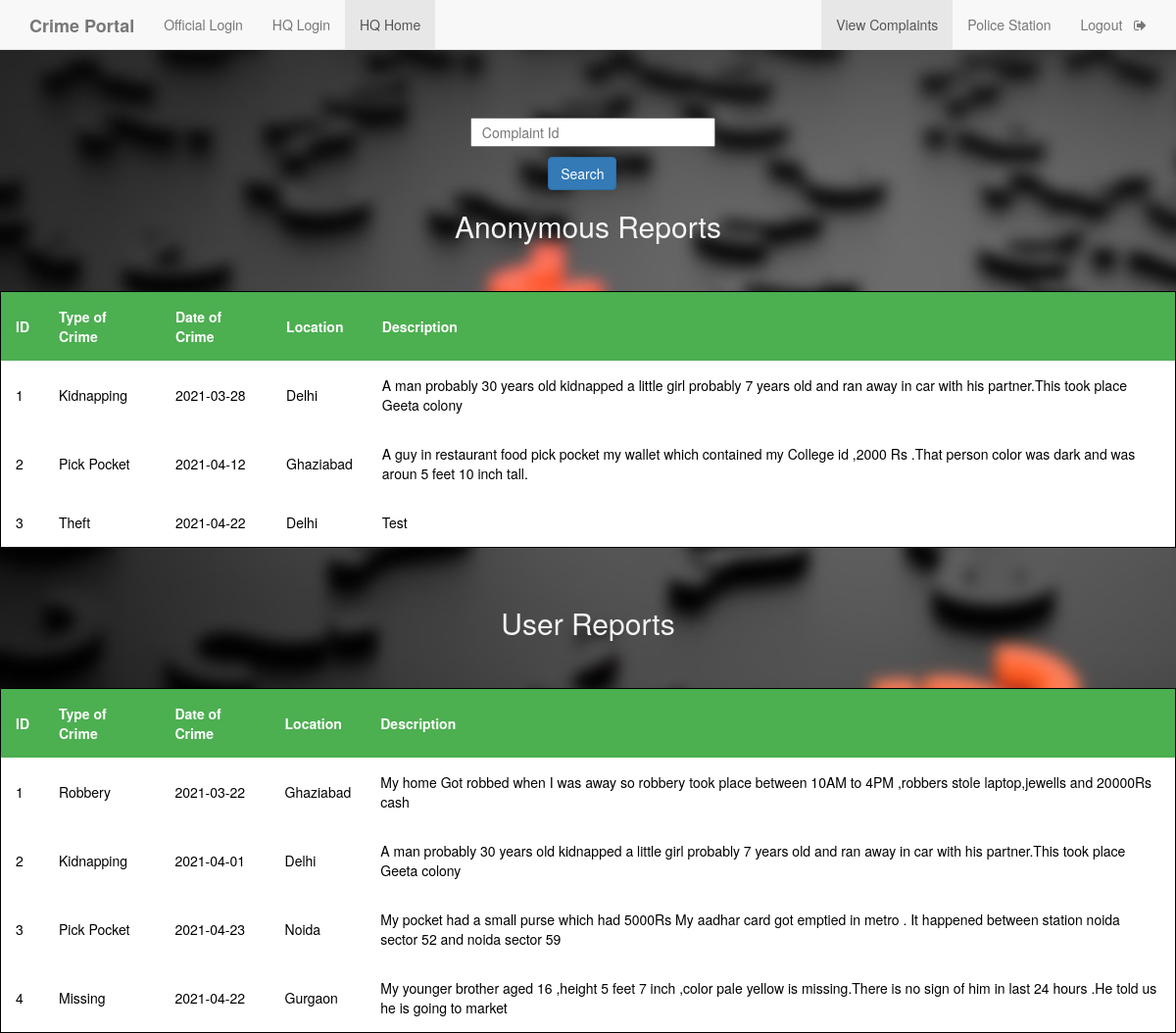
The app's page /headHome.php (signed in) with its own data.
### tables this page shows
CREATE TABLE `anonymous` (
  `a_id` bigint(255) UNSIGNED NOT NULL,
  `Location` varchar(128) NOT NULL,
  `Crime Type` varchar(11) NOT NULL,
  `Date of Crime` varchar(11) NOT NULL,
  `Witnessed The Crime` text NOT NULL,
  `Description` text NOT NULL,
  `Contact` varchar(128) NOT NULL
);

CREATE TABLE `complaint` (
  `c_id` int(11) NOT NULL,
  `a_no` bigint(12) NOT NULL,
  `location` varchar(50) NOT NULL,
  `type_crime` varchar(50) NOT NULL,
  `d_o_c` date NOT NULL,
  `description` varchar(7000) NOT NULL,
  `inc_status` varchar(50) DEFAULT 'Unassigned',
  `pol_status` varchar(50) DEFAULT 'null',
  `p_id` varchar(50) DEFAULT 'Null'
);

### headHome.php (the view, shortened to what this page needs)
<!DOCTYPE html>
<html>
<head>
<?php
    require 'connect.php';
?>
	<link rel="stylesheet" type="text/css" href="https://maxcdn.bootstrapcdn.com/bootstrap/3.3.5/css/bootstrap.min.css">
	<link rel="stylesheet" type="text/css" href="https://maxcdn.bootstrapcdn.com/font-awesome/4.4.0/css/font-awesome.min.css">
</head>
<body style="background-image: url(search1.jpeg); ">
	<nav  class="navbar navbar-default navbar-fixed-top">
  <div class="container">
    <div class="navbar-header">
      <a class="navbar-brand" href="index.php"><b>Crime Portal</b></a>
    </div>
    <div id="navbar" class="collapse navbar-collapse">
      <ul class="nav navbar-nav">
        <li ><a href="official_login.php">Official Login</a></li>
        <li ><a href="headlogin.php">HQ Login</a></li>
        <li class="active"><a href="headHome.php">HQ Home</a></li>
      </ul>
      <ul class="nav navbar-nav navbar-right">
        <li class="active" ><a href="headHome.php">View Complaints</a></li>
        <li ><a href="head_view_police_station.php">Police Station</a></li>
        <li><a href="h_logout.php">Logout &nbsp <i class="fa fa-sign-out" aria-hidden="true"></i></a></li>
      </ul>
    </div>
  </div>
 </nav>
 <div>
    <form style="margin-top: 10%; margin-left: 40%;" method="post">
      <input type="text" name="cid" style="width: 250px; height: 30px;" placeholder="&nbsp Complaint Id" id="ciid" onfocusout="f1()" required>
        <div>
      <input class="btn btn-primary" type="submit" value="Search" name="s1" style="margin-top: 10px; margin-left: 11%;">
     </div>
     </form>
 </div>
<h2 class="heading">Anonymous Reports</h2>
  <table class="table_table-striped">
  <thead>
    <tr>
      <th scope="col">ID</th>
      <th scope="col">Type of Crime</th>
      <th scope="col">Date of Crime</th>
      <th scope="col">Location</th>
      <th scope="col">Description</th>
    </tr>
  </thead>
  <?php
   $query1="SELECT * FROM `anonymous`";
  if($query_run = mysqli_query($con,$query1))
       {
         while($query_row=mysqli_fetch_assoc($query_run)){
             $crimetype=$query_row['Crime Type'];
             $doc=$query_row['Date of Crime'];
             $id=$query_row['a_id'];
             $location=$query_row['Location'];
             $description=$query_row['Description'];
             ?>
             <tbody style="background-color: white; color: black;">
             <tr>
             <td><?php echo $id;?></td>
             <td><?php echo $crimetype;?></td>
             <td><?php echo $doc;?></td>
             <td><?php echo $location;?></td>
             <td><?php echo $description;?></td>
             </tr>
             </tbody>
             <?php
          }
       } ?>
</table>
<br><br>
<h2 class="heading">User Reports</h2>
<table class="table_table-striped">
  <thead>
    <tr>
      <th scope="col">ID</th>
      <th scope="col">Type of Crime</th>
      <th scope="col">Date of Crime</th>
      <th scope="col">Location</th>
      <th scope="col">Description</th>
    </tr>
  </thead>
  <?php
  $query="SELECT * FROM `complaint`";
  if($query_run = mysqli_query($con,$query))
       {
         while($query_row=mysqli_fetch_assoc($query_run)){
             $crimetype=$query_row['type_crime'];
             $doc=$query_row['d_o_c'];
             $id=$query_row['c_id'];
             $location=$query_row['location'];
             $description=$query_row['description'];
             ?>
             <tbody style="background-color: white; color: black;">
             <tr>
             <td><?php echo $id;?></td>
             <td><?php echo $crimetype;?></td>
             <td><?php echo $doc;?></td>
             <td><?php echo $location;?></td>
             <td><?php echo $description;?></td>
             </tr>
             </tbody>
             <?php
          }
       } ?>
</table>
</body>
</html>

### headHome.php (style rules this page uses)
table { text-align: center; border: 1px solid black; }
th, td { padding: 15px; text-align: left; }
th { background-color: #4CAF50; color: white; }
.table_table-striped { margin-left: auto; margin-right: auto; margin-top: 50px; }
.heading { text-align: center; color: #f5f5f5; }

### records on screen
anonymous: a_id "1", Crime Type "Kidnapping", Date of Crime "2021-03-28", Location "Delhi", Description "A man probably 30 years old kidnapped a little girl probably 7 years old and ran away in car with his partner.This took place Geeta colony"
anonymous: a_id "2", Crime Type "Pick Pocket", Date of Crime "2021-04-12", Location "Ghaziabad", Description "A guy in restaurant food pick pocket my wallet which contained my College id ,2000 Rs .That person color was dark and was aroun 5 feet 10 inch tall."
anonymous: a_id "3", Crime Type "Theft", Date of Crime "2021-04-22", Location "Delhi", Description "Test"
complaint: c_id "1", type_crime "Robbery", d_o_c "2021-03-22", location "Ghaziabad", description "My home Got robbed when I was away so robbery took place between 10AM to 4PM ,robbers stole laptop,jewells and 20000Rs cash"
complaint: c_id "2", type_crime "Kidnapping", d_o_c "2021-04-01", location "Delhi", description "A man probably 30 years old kidnapped a little girl probably 7 years old and ran away in car with his partner.This took place Geeta colony"
complaint: c_id "3", type_crime "Pick Pocket", d_o_c "2021-04-23", location "Noida", description "My pocket had a small purse which had 5000Rs My aadhar card got emptied in metro . It happened between station noida sector 52 and noida sector 59"
complaint: c_id "4", type_crime "Missing", d_o_c "2021-04-22", location "Gurgaon", description "My younger brother aged 16 ,height 5 feet 7 inch ,color pale yellow is missing.There is no sign of him in last 24 hours .He told us he is going to market"
